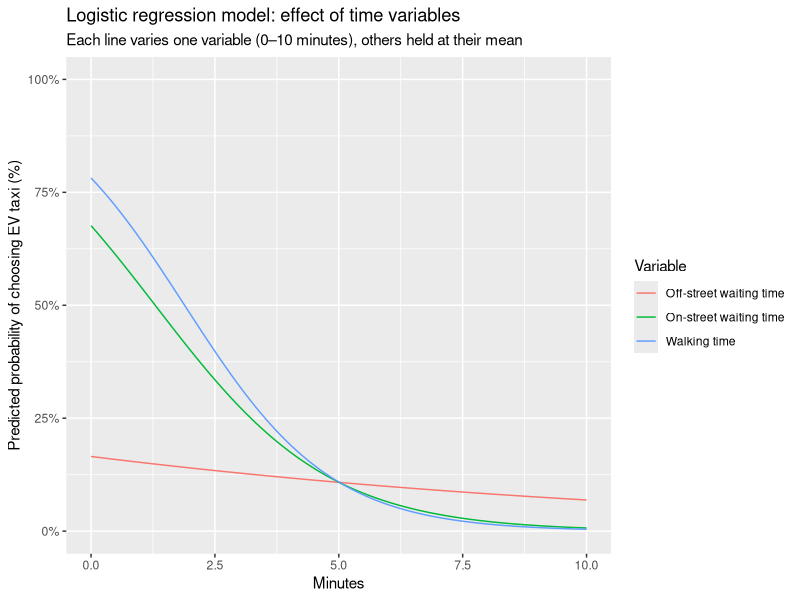

Recreate this plot in R.
set.seed(123)
n<-300
walking_time<-runif(n,min=0,max=10)
waiting_onstreet<-runif(n,min=0,max=10)
waiting_offstreet<-runif(n,min=0,max=10)
beta_w<--0.5
beta_on<--0.5
beta_off<--0.15
p_target<-0.5
logit_target<-log(p_target/(1-p_target))
walk_star<-0
on_star<-5
off_star<-10
beta_0 <- logit_target - (
  beta_w   * walk_star +
    beta_on  * on_star   +
    beta_off * off_star
)
beta_0
eta <- beta_0 +
  beta_w   * walking_time +
  beta_on  * waiting_onstreet +
  beta_off * waiting_offstreet
p <- 1 / (1 + exp(-eta))
choice <- rbinom(n, size = 1, prob = p)
taxi_data <- data.frame(
  choice,
  walking_time,
  waiting_onstreet,
  waiting_offstreet
)
head(taxi_data)
summary(taxi_data)
model <- glm(
  choice ~ walking_time + waiting_onstreet + waiting_offstreet,
  data   = taxi_data,
  family = binomial(link = "logit")
)
summary(model)
library(ggplot2)
library(scales)
coefs <- coef(model)
mins <- seq(0, 10, length.out = 100)
m_walk <- mean(taxi_data$walking_time)
m_on   <- mean(taxi_data$waiting_onstreet)
m_off  <- mean(taxi_data$waiting_offstreet)
eta_walk <- coefs["(Intercept)"] +
  coefs["walking_time"]      * mins +
  coefs["waiting_onstreet"]  * m_on +
  coefs["waiting_offstreet"] * m_off
p_walk <- 1 / (1 + exp(-eta_walk))
eta_on <- coefs["(Intercept)"] +
  coefs["walking_time"]      * m_walk +
  coefs["waiting_onstreet"]  * mins +
  coefs["waiting_offstreet"] * m_off
p_on <- 1 / (1 + exp(-eta_on))
eta_off <- coefs["(Intercept)"] +
  coefs["walking_time"]      * m_walk +
  coefs["waiting_onstreet"]  * m_on +
  coefs["waiting_offstreet"] * mins
p_off <- 1 / (1 + exp(-eta_off))
plotdata <- rbind(
  data.frame(minutes = mins, pred_prob = p_walk,
             variable = "Walking time"),
  data.frame(minutes = mins, pred_prob = p_on,
             variable = "On-street waiting time"),
  data.frame(minutes = mins, pred_prob = p_off,
             variable = "Off-street waiting time")
)
ggplot(plotdata, aes(x = minutes, y = pred_prob, colour = variable)) +
  geom_line() +
  scale_y_continuous(
    labels = percent_format(accuracy = 1),  # show as 0%, 10%, 20%, ...
    limits = c(0, 1)
  ) +
  labs(
    x = "Minutes",
    y = "Predicted probability of choosing EV taxi (%)",
    colour = "Variable",
    title = "Logistic regression model: effect of time variables",
    subtitle = "Each line varies one variable (0–10 minutes), others held at their mean"
  )
